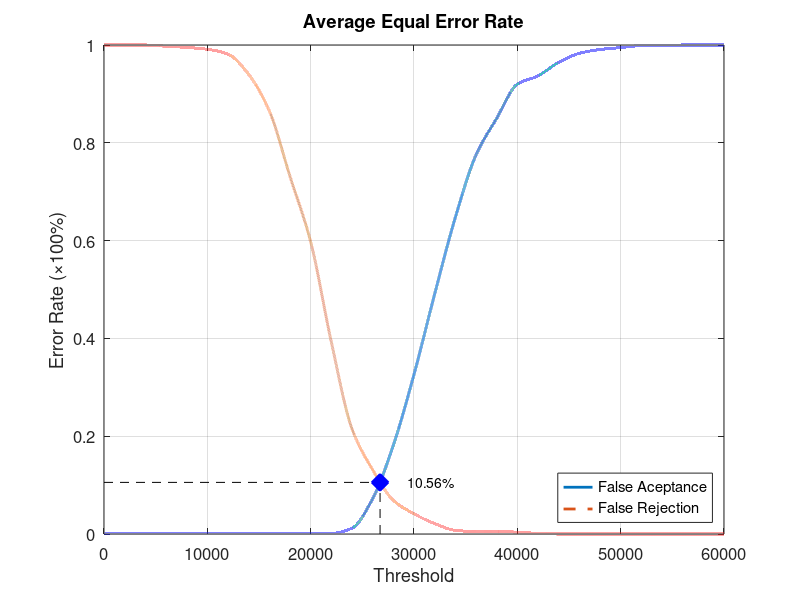
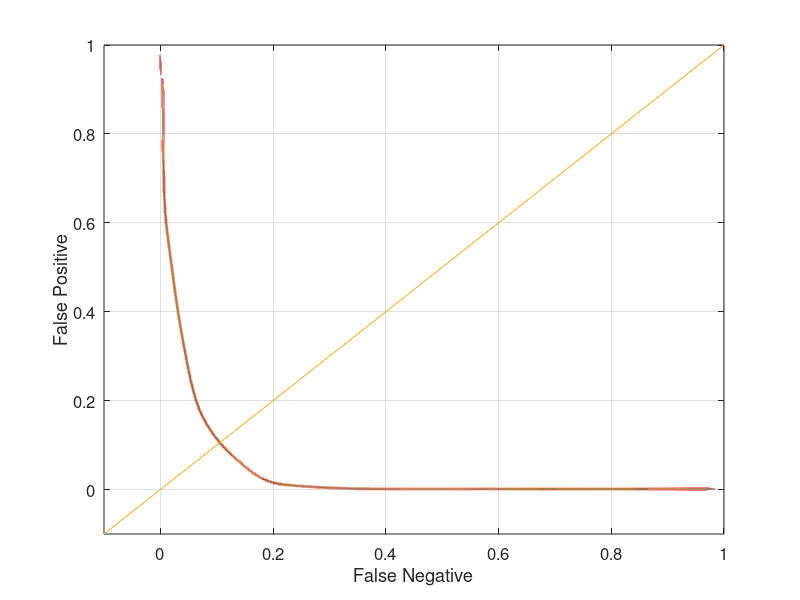

Recreate these plots in MATLAB, in order.
function yEER = Experiment1Average
close all;
clear;
clc;
x = 0:2000:60000;
xq = 0:0.5:60000;

y0 = [0 0.00131579 0.00131579 0.00131579 0.00131579 0.00131579 0.00131579 0.00131579 0.00131579 0.00131579 0.00131579 0.00131579 0.0118421 0.0723684 0.181579 0.326316 0.490789 0.647368 0.775 0.85 0.919737 0.936842 0.964474 0.982895 0.990789 0.994737 0.998684 0.998684 1 1 1];
yy0 = interp1(x, y0, xq, 'pchip');
y1 = [1 1 1 0.9975 0.995 0.99125 0.98125 0.94 0.865 0.73125 0.5975 0.3925 0.215 0.13125 0.06875 0.04125 0.02125 0.0075 0.005 0.005 0.00375 0.00125 0 0 0 0 0 0 0 0 0];
yy1 = interp1(x, y1, xq, 'pchip');

% Calculating EER: 
y2 = abs(y0 - y1);
find(y2 == min(y2))
yy2 = abs(yy0 - yy1);
xEER = find(yy2 == min(yy2));
xEERIndex = xq(xEER) % X-axis EER
yEER = yy0(xEER) % Y-axis EER

main = figure
plot(xq, yy0,'-','LineWidth', 2);	hold on
plot(xq, yy1,'--','LineWidth', 2);	hold on
plot([xEERIndex xEERIndex], [0 yEER], 'k--');	hold on
plot([0 xEERIndex], [yEER yEER], 'k--');	hold on
plot(xEERIndex, yEER, 'bx', 'LineWidth', 10);	hold on
text(xEERIndex + 10 * xEERIndex / 100, yEER, [num2str(round((10000 * yEER)) / 100) '%'])
legend('False Aceptance', 'False Rejection', 'Location', 'SouthEast')
xlabel('Threshold')
ylabel('Error Rate (\times100%)')
title('Average Equal Error Rate')
set(gca, 'FontSize', 12)
axis([0 60000 0 1])
grid on

print(main, 'Experiment1AverageMain', '-dpng');
FNRxFPR = figure('Color', [1 1 1]);
plot(yy1, yy0, '-', yy1, yy0, 'LineWidth', 2);
hold on
y = -0.1:0.1:1
plot(y, y); 
set(gca, 'FontSize', 12)
xlabel('False Negative')
ylabel('False Positive')
axis([-0.1 1 -0.1 1])
set(gca, 'FontSize', 12)
grid on

print(FNRxFPR, 'Experiment1AverageFNRxFPR','-dpng');
end
